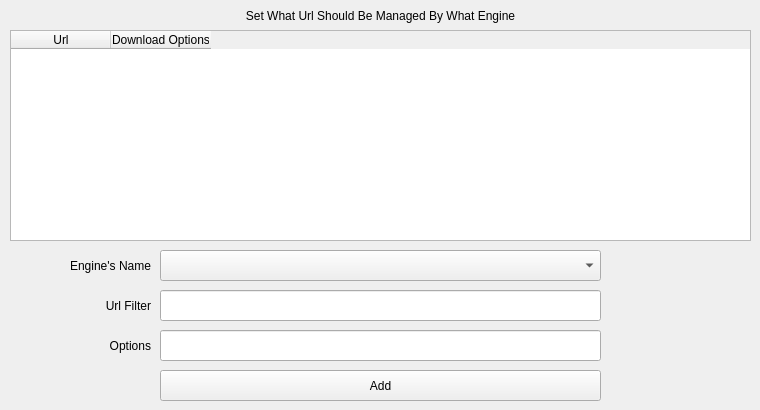
      <widget class="QWidget" name="UrlManager">
       <attribute name="title">
        <string>Url Manager</string>
       </attribute>
       <widget class="QTableWidget" name="tableWidgetConfigureUrl">
        <property name="geometry">
         <rect>
          <x>10</x>
          <y>30</y>
          <width>741</width>
          <height>211</height>
         </rect>
        </property>
        <column>
         <property name="text">
          <string>Url</string>
         </property>
        </column>
        <column>
         <property name="text">
          <string>Download Options</string>
         </property>
        </column>
       </widget>
       <widget class="QLabel" name="label_3">
        <property name="geometry">
         <rect>
          <x>15</x>
          <y>0</y>
          <width>731</width>
          <height>31</height>
         </rect>
        </property>
        <property name="text">
         <string>Set What Url Should Be Managed By What Engine</string>
        </property>
        <property name="alignment">
         <set>Qt::AlignCenter</set>
        </property>
        <property name="wordWrap">
         <bool>true</bool>
        </property>
       </widget>
       <widget class="QLabel" name="label_4">
        <property name="geometry">
         <rect>
          <x>10</x>
          <y>290</y>
          <width>141</width>
          <height>31</height>
         </rect>
        </property>
        <property name="text">
         <string>Url Filter</string>
        </property>
        <property name="alignment">
         <set>Qt::AlignRight|Qt::AlignTrailing|Qt::AlignVCenter</set>
        </property>
        <property name="wordWrap">
         <bool>true</bool>
        </property>
       </widget>
       <widget class="QLabel" name="label_5">
        <property name="geometry">
         <rect>
          <x>10</x>
          <y>330</y>
          <width>141</width>
          <height>31</height>
         </rect>
        </property>
        <property name="text">
         <string>Options</string>
        </property>
        <property name="alignment">
         <set>Qt::AlignRight|Qt::AlignTrailing|Qt::AlignVCenter</set>
        </property>
        <property name="wordWrap">
         <bool>true</bool>
        </property>
       </widget>
       <widget class="QLineEdit" name="lineEditConfigureManageOptions">
        <property name="geometry">
         <rect>
          <x>160</x>
          <y>330</y>
          <width>441</width>
          <height>31</height>
         </rect>
        </property>
       </widget>
       <widget class="QLineEdit" name="lineEditConfigureManageUrl">
        <property name="geometry">
         <rect>
          <x>160</x>
          <y>290</y>
          <width>441</width>
          <height>31</height>
         </rect>
        </property>
       </widget>
       <widget class="QPushButton" name="pbConfigureManageUrl">
        <property name="geometry">
         <rect>
          <x>160</x>
          <y>370</y>
          <width>441</width>
          <height>31</height>
         </rect>
        </property>
        <property name="text">
         <string>Add</string>
        </property>
       </widget>
       <widget class="QComboBox" name="cbConfigureEnginesUrlManager">
        <property name="geometry">
         <rect>
          <x>160</x>
          <y>250</y>
          <width>441</width>
          <height>31</height>
         </rect>
        </property>
       </widget>
       <widget class="QLabel" name="labelConfigureEngines_2">
        <property name="geometry">
         <rect>
          <x>10</x>
          <y>250</y>
          <width>141</width>
          <height>31</height>
         </rect>
        </property>
        <property name="text">
         <string>Engine's Name</string>
        </property>
        <property name="alignment">
         <set>Qt::AlignRight|Qt::AlignTrailing|Qt::AlignVCenter</set>
        </property>
        <property name="wordWrap">
         <bool>true</bool>
        </property>
       </widget>
      </widget>
